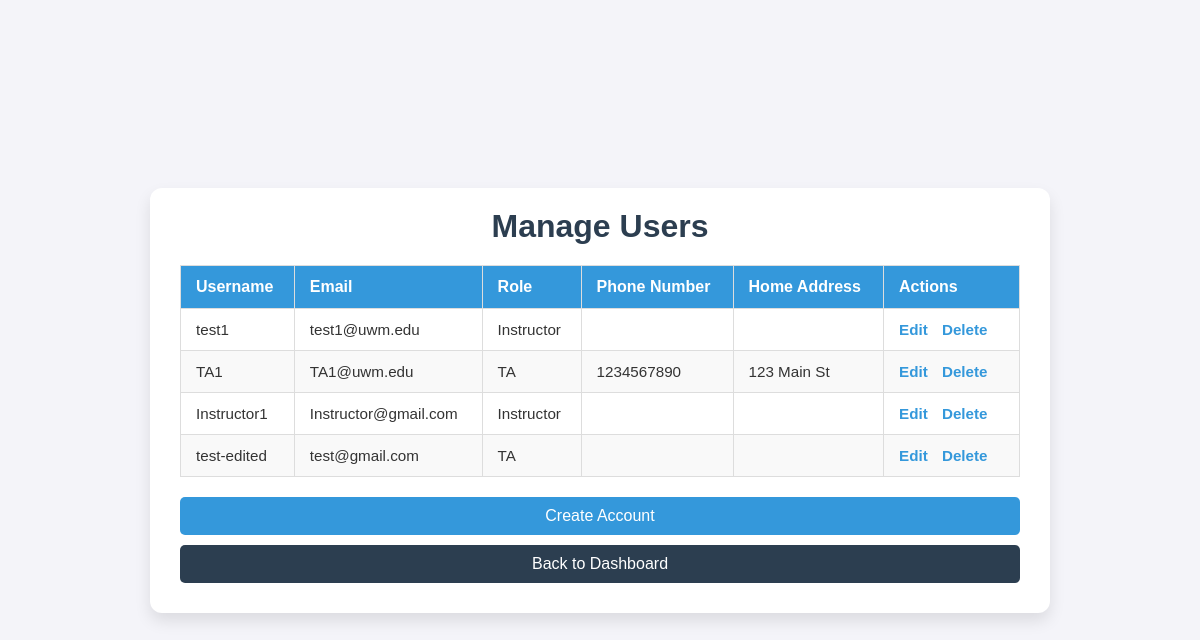
The page /account-management/ (signed in) on the database as committed earlier.
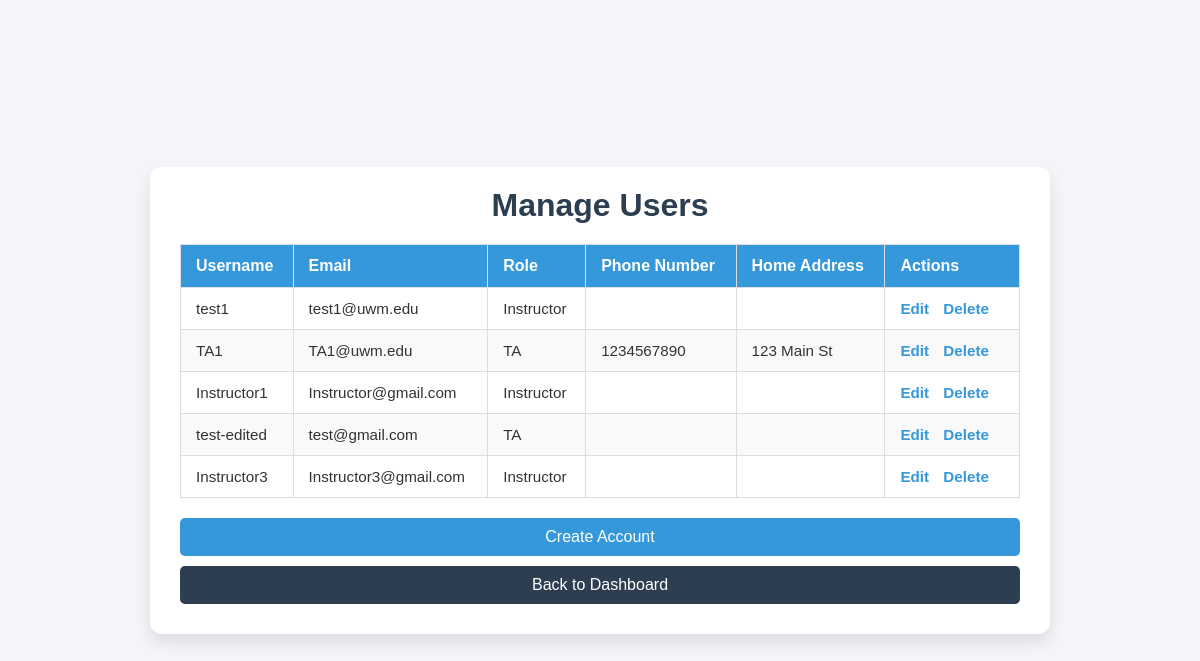
The same page on the database as committed later.
### TASchedulerApp/models.py (models this page shows, shortened)
class MyUser(AbstractBaseUser):
    ROLE_CHOICES = [
        ('Administrator', 'Administrator'),
        ('Instructor', 'Instructor'),
        ('TA', 'TA'),
    ]
    role = models.CharField(max_length=20, choices=ROLE_CHOICES, default='TA')
    email = models.EmailField(unique=True)
    name = models.CharField(max_length=50, unique=True)
    contactInfo = models.CharField(max_length=50, default='')
    home_address = models.TextField(default='')
    phone_number = models.CharField(max_length=15, default='')
    office_hours = models.TextField(default='')
    office_location = models.CharField(max_length=50, default='')
    skills = models.TextField(default='')
    is_staff = models.BooleanField(default=False)
    is_active = models.BooleanField(default=True)
    is_superuser = models.BooleanField(default=False)
    objects = MyUserManager()
    EMAIL_FIELD = 'email'
    USERNAME_FIELD = 'name'
    REQUIRED_FIELDS = ['email']

### TASchedulerApp/views.py (the view)
# urls.py: path('account-management/', views.ManageUsers.as_view(), name='account_management'),
class ManageUsers(LoginRequiredMixin, View):
    def get(self, request):
        users = MyUser.objects.filter(role__in=['Instructor', 'TA'])
        return render(request, 'admin/manage_users.html', {'users': users})

### templates/admin/manage_users.html (shortened to what this page needs)
<!DOCTYPE html>
<html lang="en">
<head>
</head>
<body>
    <div class="container">
        <h1>Manage Users</h1>
        <table>
            <thead>
                <tr>
                    <th>Username</th>
                    <th>Email</th>
                    <th>Role</th>
                    <th>Phone Number</th>
                    <th>Home Address</th>
                    <th>Actions</th>
                </tr>
            </thead>
            <tbody>
                {% for user in users %}
                <tr>
                    <td>{{ user.name }}</td>
                    <td>{{ user.email }}</td>
                    <td>{{ user.role }}</td>
                    <td>{{ user.phone_number }}</td>
                    <td>{{ user.home_address }}</td>
                    <td class="actions">
                        <a href="{% url 'edit_user' user.id %}">Edit</a>
                        <a href="{% url 'delete_user' user.id %}">Delete</a>
                    </td>
                </tr>
                {% empty %}
                <tr>
                    <td colspan="4" style="text-align: center; font-style: italic; color: #777;">
                        No users found.
                    </td>
                </tr>
                {% endfor %}
            </tbody>
        </table>
        <a href="{% url 'register' %}" class="btn create">Create Account</a>
        <a href="{% url 'dashboard' %}" class="btn dashboard">Back to Dashboard</a>
    </div>
</body>
</html>

Rows that differ between the two databases and show on the page:
added MyUser: name "Instructor3", email "Instructor3@gmail.com", role "Instructor"
